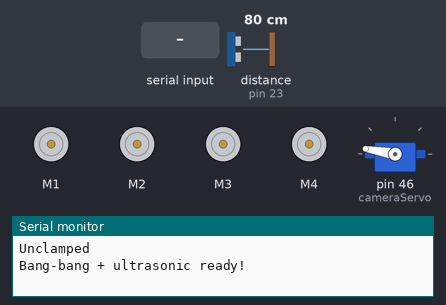
The sketch below on a simulated Arduino Mega 2560, built with avr-gcc and run on an emulated ATmega2560. Parts: 4 × DC motor (green arrow = forward, orange = backward, longer = faster), servo, the last lines printed to the serial monitor. Wiring (inferred from the names in the program): ultrasonic range finder: trigger pin 22; echo pin 23. The test bench sets the inputs (shaded band); at power-on: distance to the obstacle (sensor on pin 23) 80 cm. The echo pulse lasts 58.3 µs per cm.

Above: at 1.2 s.
1.3 s: distance to the obstacle (sensor on pin 23) set to 7 cm
2.8 s: distance to the obstacle (sensor on pin 23) set to 4 cm
At 4.3 s:
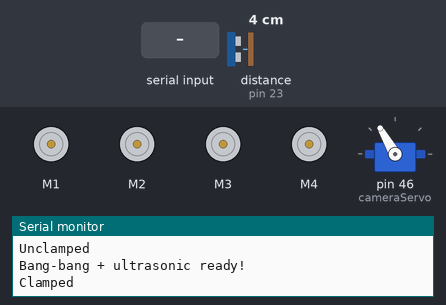
4.6 s: "W\n" received over Serial
At 4.85 s:
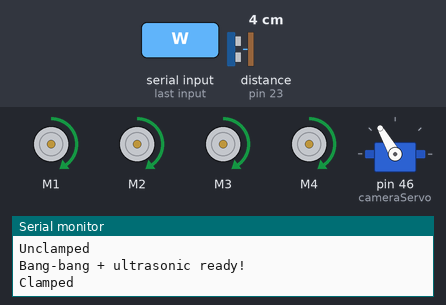
6.6 s: "S\n" received over Serial
At 7.0 s:
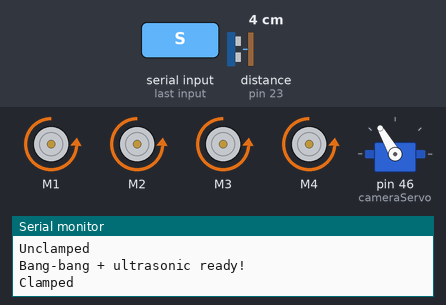
8.6 s: "A\n" received over Serial
At 8.85 s:
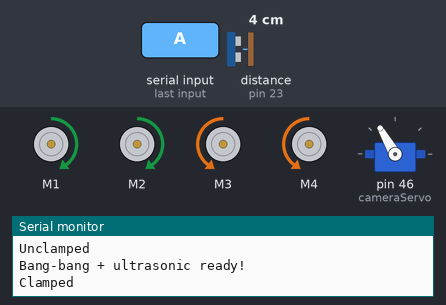
10.6 s: "D\n" received over Serial
At 11.0 s:
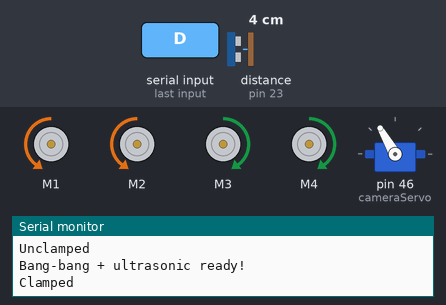
Timing chart, 0 to 13.6 s (numbered marks = the images above; inputs shaded):
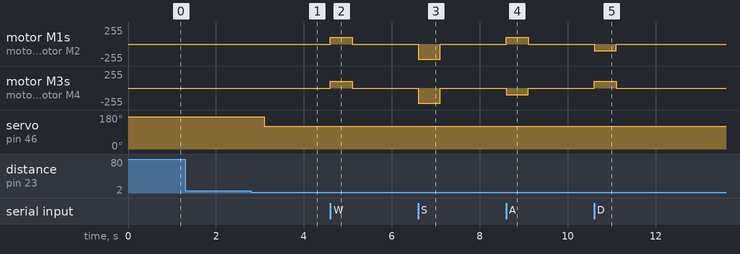

The sketch:

old_controls_modified.ino.ino
```cpp
/*
  The following treats the Arduino as a mere dumb motor driver slave that simply complies with the commands received from the Pi
  The command handling has been kept pretty simple for testing purposes to get down the transmission and systems integration
  The previous code had a useless LCD attached that increased the command processing latency to 30 seconds because of lcd.print

  The camera needs to ping and send details once every 30 frames only, otherwise the hardware gets overwhelmed with the barrage of commands and we make no progress.

  ======================= The PID needs to be tuned more before it's usable, it's speed corrections are horrendous rn =======================
*/
#include <AFMotor.h>
#include <Servo.h>
#include <NewPing.h>

// === Debug flag ===
#define DEBUG false   // <<<<< Toggle debug messages

Servo cameraServo;

// Initial angles for servos -- pls forgive the naming scheme i was using the servos for a rotating camera before
int cameraAngle = 0;

// === Motors ===
int DRIVE_SPEED = 230;
const int MIN_SPEED = 100; // Minimum speed to avoid stalling
const int MAX_SPEED = 230;
#define TURN_SPEED 100

AF_DCMotor motor1(1);
AF_DCMotor motor2(2);
AF_DCMotor motor3(3);
AF_DCMotor motor4(4);

// === Ultrasonic ===
#define TRIG_PIN 22
#define ECHO_PIN 23

// === State ===
bool clamped = false;
bool driving = false;
bool forward = true;
bool turningInPlace = false;
bool turnLeftInPlace = false;
bool turnRightInPlace = false;

unsigned long lastCommandTime = 0;
const unsigned long COMMAND_TIMEOUT = 500;  // ms

// === Smoothed distance ===
float smoothedDistance = -1;
const float SMOOTH_ALPHA = 0.7;  // Low-pass filter factor

void setup() {
  Serial.begin(115200);
  stopMotors();
  cameraServo.attach(46); //  servo connected to pin 46, pin 44 isn't working, 45 is spotty at best...
  cameraServo.write(cameraAngle);

  unclamp();

  pinMode(TRIG_PIN, OUTPUT);
  pinMode(ECHO_PIN, INPUT);

  Serial.println("Bang-bang + ultrasonic ready!");
}

void loop() {
  if (Serial.available()) {
    String input = Serial.readStringUntil('\n');
    char cmd = input.charAt(0);
    handleCommand(cmd);
    lastCommandTime = millis();
  }

  if (turningInPlace) {
    applyInPlaceTurn();
  } else if (driving) {
    applyDrive();
  } else {
    stopMotors();
  }

  float distance = readDistanceCM();
  if (distance > 0) {
    // Smooth distance with low-pass filter
    if (smoothedDistance < 0) smoothedDistance = distance;
    smoothedDistance = SMOOTH_ALPHA * smoothedDistance + (1 - SMOOTH_ALPHA) * distance;

    if (DEBUG) {
      Serial.print("Raw Distance: "); Serial.print(distance);
      Serial.print(" | Smoothed: "); Serial.println(smoothedDistance);
    }

    if (smoothedDistance <= 30.0 && driving && forward) {
      float scale = (smoothedDistance - 5.0) / 25.0;
      scale = constrain(scale, 0, 1);
      DRIVE_SPEED = MIN_SPEED + scale * (MAX_SPEED - MIN_SPEED);
    } else {
      DRIVE_SPEED = MAX_SPEED;
    }

  } else {
    // Ignore invalid reading; keep previous smoothedDistance
    if (DEBUG) Serial.println("Invalid distance (-1)");
  }

  if (smoothedDistance > 0 && smoothedDistance <= 5.0 && !clamped) {
    if (DEBUG) {
      Serial.print("Object close! Smoothed: ");
      Serial.println(smoothedDistance);
    }
    delay(300);  // small pause for stability
    clamp();
  }

  if (millis() - lastCommandTime > COMMAND_TIMEOUT) {
    driving = false;
    turningInPlace = false;
    stopMotors();
  }
}

void handleCommand(char cmd) {
  switch (cmd) {
    case 'W':
      driving = true;
      forward = true;
      turningInPlace = false;
      break;

    case 'S':
      driving = true;
      forward = false;
      turningInPlace = false;
      break;

    case 'A':
      driving = false;
      turningInPlace = true;
      turnLeftInPlace = false;
      turnRightInPlace = true;
      break;

    case 'D':
      driving = false;
      turningInPlace = true;
      turnRightInPlace = false;
      turnLeftInPlace = true;
      break;

    case 'X':
      driving = false;
      turningInPlace = false;
      stopMotors();
      break;

    case 'U':
      clamp();
      cameraAngle += 30;
      if (DEBUG) Serial.print("Camera angle: "), Serial.println(cameraAngle);
      break;

    case 'N':
      unclamp();
      cameraAngle -= 30;
      if (DEBUG) Serial.print("Camera angle: "), Serial.println(cameraAngle);
      break;
  }
}

void applyDrive() {
  int speed = DRIVE_SPEED;
  speed = constrain(speed, MIN_SPEED, MAX_SPEED);
  if (DEBUG) {
    Serial.print("Drive Speed: ");
    Serial.println(speed);
  }

  motor1.setSpeed(speed);
  motor2.setSpeed(speed);
  motor3.setSpeed(speed);
  motor4.setSpeed(speed);

  if (forward) {
    motor1.run(FORWARD);
    motor2.run(FORWARD);
    motor3.run(FORWARD);
    motor4.run(FORWARD);
  } else {
    motor1.run(BACKWARD);
    motor2.run(BACKWARD);
    motor3.run(BACKWARD);
    motor4.run(BACKWARD);
  }
}

void applyInPlaceTurn() {
  int speed = TURN_SPEED;

  motor1.setSpeed(speed);
  motor2.setSpeed(speed);
  motor3.setSpeed(speed);
  motor4.setSpeed(speed);

  if (turnLeftInPlace) {
    motor1.run(BACKWARD);
    motor2.run(BACKWARD);
    motor3.run(FORWARD);
    motor4.run(FORWARD);
  } else if (turnRightInPlace) {
    motor1.run(FORWARD);
    motor2.run(FORWARD);
    motor3.run(BACKWARD);
    motor4.run(BACKWARD);
  }
}

void stopMotors() {
  motor1.run(RELEASE);
  motor2.run(RELEASE);
  motor3.run(RELEASE);
  motor4.run(RELEASE);
}

float readDistanceCM() {
  digitalWrite(TRIG_PIN, LOW);
  delayMicroseconds(2);
  digitalWrite(TRIG_PIN, HIGH);
  delayMicroseconds(10);
  digitalWrite(TRIG_PIN, LOW);

  long duration = pulseIn(ECHO_PIN, HIGH, 20000);
  if (duration == 0) return -1;
  return duration * 0.0343 / 2.0;
}

void clamp() {
  cameraServo.write(120);
  clamped = true;
  Serial.println("Clamped");
}

void unclamp() {
  cameraServo.write(170);
  clamped = false;
  Serial.println("Unclamped");
}
/*
  Note: The AFMotor library is used for motor control, and the Servo library is used for the camera servo.
  Ensure that the AFMotor library is compatible with your hardware setup.
*/
```

Measured:
- the behaviour switches between 6 and 5 cm on distance to the obstacle (sensor on pin 23) (found by bisection; images 0 and 1)
- after the input at 1.3 s, every drawn part: stays the same
- after the input at 2.8 s, servo on pin 46 (cameraServo): 170° → 120° after 0.30 s
- after the input at 4.6 s, motor M1–4: stopped → forward 100/255 at once, → stopped 0.50 s later
- after the input at 6.6 s, motor M1–4: stopped → backward 230/255 at once, → stopped 0.50 s later
- after the input at 8.6 s, motor M1, motor M2: stopped → forward 100/255 at once, → stopped 0.50 s later; motor M3, motor M4: stopped → backward 100/255 at once, → stopped 0.50 s later
- after the input at 10.6 s, motor M1, motor M2: stopped → backward 100/255 at once, → stopped 0.50 s later; motor M3, motor M4: stopped → forward 100/255 at once, → stopped 0.50 s later
